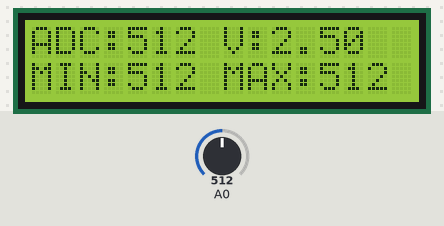
A sketch run on a simulated Arduino Uno, built with avr-gcc and run on an emulated ATmega328P. Shown: 16×2 character LCD. The test bench sets the inputs (shaded band); at power-on: A0 = 512.

Above: at 1.2 s.
1.3 s: A0 set to 716
At 2.3 s:
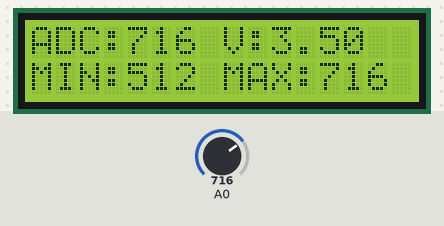
3.1 s: A0 set to 900
At 4.3 s:
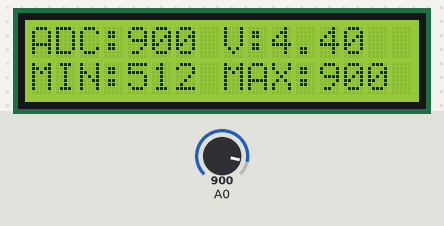
4.6 s: A0 set to 1023
At 6.1 s:
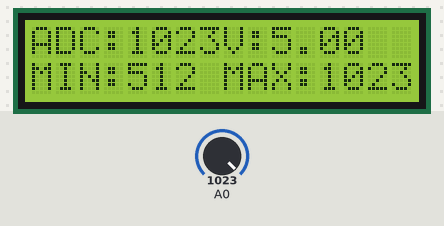
Timing chart, 0 to 7.6 s (numbered marks = the images above; inputs shaded):
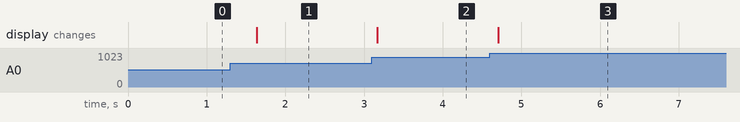

Measured:
- after the input at 1.3 s, the display: changes after 0.34 s (image 1)
- after the input at 3.1 s, the display: changes after 0.07 s (image 2)
- after the input at 4.6 s, the display: changes after 0.11 s (image 3)

The sketch:

lab4c.ino
```cpp
#include <LiquidCrystal_I2C.h>

#define POTENTIOMETER A0

LiquidCrystal_I2C lcd(0x27, 16, 2);

int value;
int valueLen;

float voltage;
int voltageLen;

int min;
int minLen;

int max;
int maxLen;


void initDisplay()
{
  lcd.init();
  lcd.backlight();
}

void initWrite()
{
  lcd.setCursor(0, 0);
  lcd.print(String("ADC:"));

  lcd.setCursor(8, 0);
  lcd.print(String("V:"));

  lcd.setCursor(0, 1);
  lcd.print(String("MIN:"));

  lcd.setCursor(8, 1);
  lcd.print(String("MAX:"));

  value = analogRead(A0);
  valueLen = String(value).length();
  lcd.setCursor(4, 0);
  lcd.print(value);

  voltage = value * (5.0 / 1023.0);
  voltageLen = String(voltage).length();
  lcd.setCursor(10, 0);
  lcd.print(voltage);

  min = analogRead(A0);
  minLen = String(min).length();
  lcd.setCursor(4, 1);
  lcd.print(min);

  max = analogRead(A0);
  maxLen = String(max).length();
  lcd.setCursor(12, 1);
  lcd.print(max);
}

void setup()
{
  initDisplay();
  initWrite();
}


void loop()
{
  // reading sensor
  value = analogRead(A0);

  //clearing if sensor length changed + printing sensor value
  if (String(value).length() != valueLen)
  {
    lcd.setCursor(4, 0);
    lcd.print("    ");
    valueLen = String(value).length();
  }
  lcd.setCursor(4, 0);
  lcd.print(value);

  // voltage len is const so we don't clear + printing voltage value
  voltage = value * (5.0 / 1023.0);
  lcd.setCursor(10, 0);
  lcd.print(voltage);

  // if min value changed then print + if length changed then clear
  if (value < min)
  {
    min = value;
    if (String(min).length() != minLen)
    {
      lcd.setCursor(4, 1);
      lcd.print("    ");
    }
    lcd.setCursor(4, 1);
    lcd.print(min);
  }

  // if max value changed then print + if length changed then clear przetwornik anaogowo cyfrowy
  if (value > max)
  {
    max = value;
    if (String(max).length() != minLen)
    {
      lcd.setCursor(12, 1);
      lcd.print("    ");
    }
    lcd.setCursor(12, 1);
    lcd.print(max);
  }

  delay(500);
}
```
